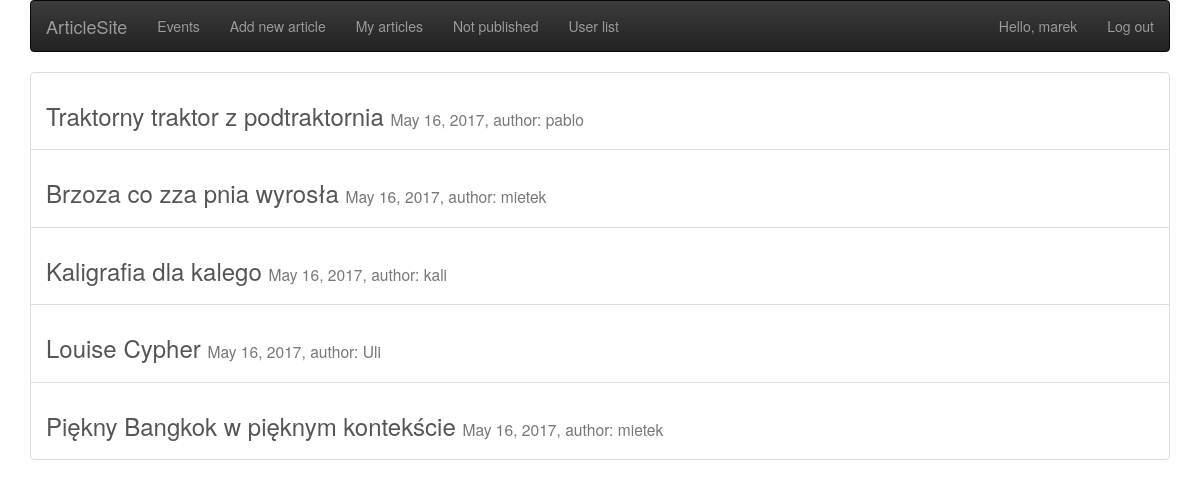
Page /drafts/ (signed in) on the committed database.
### newspaper/models.py (models this page shows, shortened)
class Article(models.Model):
    author = models.ForeignKey('auth.User', related_name='articles')
    date = models.DateField(default=timezone.now)
    title = models.CharField(max_length=200)
    content = models.TextField()
    is_published = models.BooleanField(default=False)
    photo = models.ImageField(upload_to='pictures', null=True, blank=True)
    def __str__(self):
        return str(self.title)

### newspaper/views.py (the view)
# urls.py: url(r'^drafts/$', views.not_published_list, name='not_published_list'),
def not_published_list(request):
    if not request.user.is_authenticated:
        return render(request, 'errors/401.html', status=401)
    if not request.user.is_staff:
        return render(request, 'errors/403.html', status=403)
    articles_list = Article.objects.filter(is_published=False).order_by('-date')
    return render(request, 'newspaper/not_published_list.html', {'article_list': articles_list})

### newspaper/templates/newspaper/not_published_list.html
{% extends 'newspaper/home.html' %}
{% block content %}
    {% for article in article_list %}
        <a href="{% url 'article_detail' pk=article.pk %}" class="list-group-item">
            <h3>{{ article }} <small>  {{ article.date }},   author: {{ article.author }}</small></h3>
        </a>
    {% endfor %}
{% endblock %}

### newspaper/templates/newspaper/home.html (shortened to what this page needs)
<!DOCTYPE html>
<html lang="en">
<head>
    <link rel="stylesheet" href="//maxcdn.bootstrapcdn.com/bootstrap/3.2.0/css/bootstrap.min.css">
    <link rel="stylesheet" href="//maxcdn.bootstrapcdn.com/bootstrap/3.2.0/css/bootstrap-theme.min.css">
    {% load static %}
    <link rel="stylesheet" type="text/css" href="{% static "newspaper/css/customStylesheet.css" %}">
</head>
<body>
    <div class="container">
        <nav class="navbar navbar-inverse bg-inverse">
          <div class="container-fluid">
            <div class="navbar-header">
              <a class="navbar-brand" href="/" >ArticleSite</a>
            </div>
            <ul class="nav navbar-nav">
              <li><a href="{% url 'event_list' %}">Events</a></li>
              {% if user.is_authenticated %}
                  <li><a href="{% url 'article_new' %}" >Add new article</a></li>
                  <li><a href="{% url 'my_article' %}" >My articles</a></li>
              {% endif %}
              {% if user.is_staff %}
                  <li><a href="{% url 'not_published_list' %}" >Not published</a></li>
                  <li><a href="{% url 'user_list' %}" >User list</a></li>
              {% endif %}
            </ul>
            <ul class="nav navbar-nav navbar-right">
              {% if user.is_authenticated %}
                  <li><a>Hello, {{ user.username }}</a></li>
                  <li><a href="{% url 'logout' %}">Log out</a></li>
              {% else %}
                <li><a href="{% url 'user_new' %}"><span class="glyphicon glyphicon-user"></span> Register</a></li>
                <li><a href="{% url 'login' %}"><span class="glyphicon glyphicon-log-in"></span> Login</a></li>
              {% endif %}
            </ul>
          </div>
        </nav>
    </div>
        <div class="content container">
            {% block content %}
            {% endblock %}
        </div>
</body>
</html>

### rows in the picture
Article: title "Traktorny traktor z podtraktornia", date "May 16, 2017", author "pablo"
Article: title "Brzoza co zza pnia wyrosła", date "May 16, 2017", author "mietek"
Article: title "Kaligrafia dla kalego", date "May 16, 2017", author "kali"
Article: title "Louise Cypher", date "May 16, 2017", author "Uli"
Article: title "Piękny Bangkok w pięknym kontekście", date "May 16, 2017", author "mietek"

### other values in the picture
{{ user.username }} "marek"
